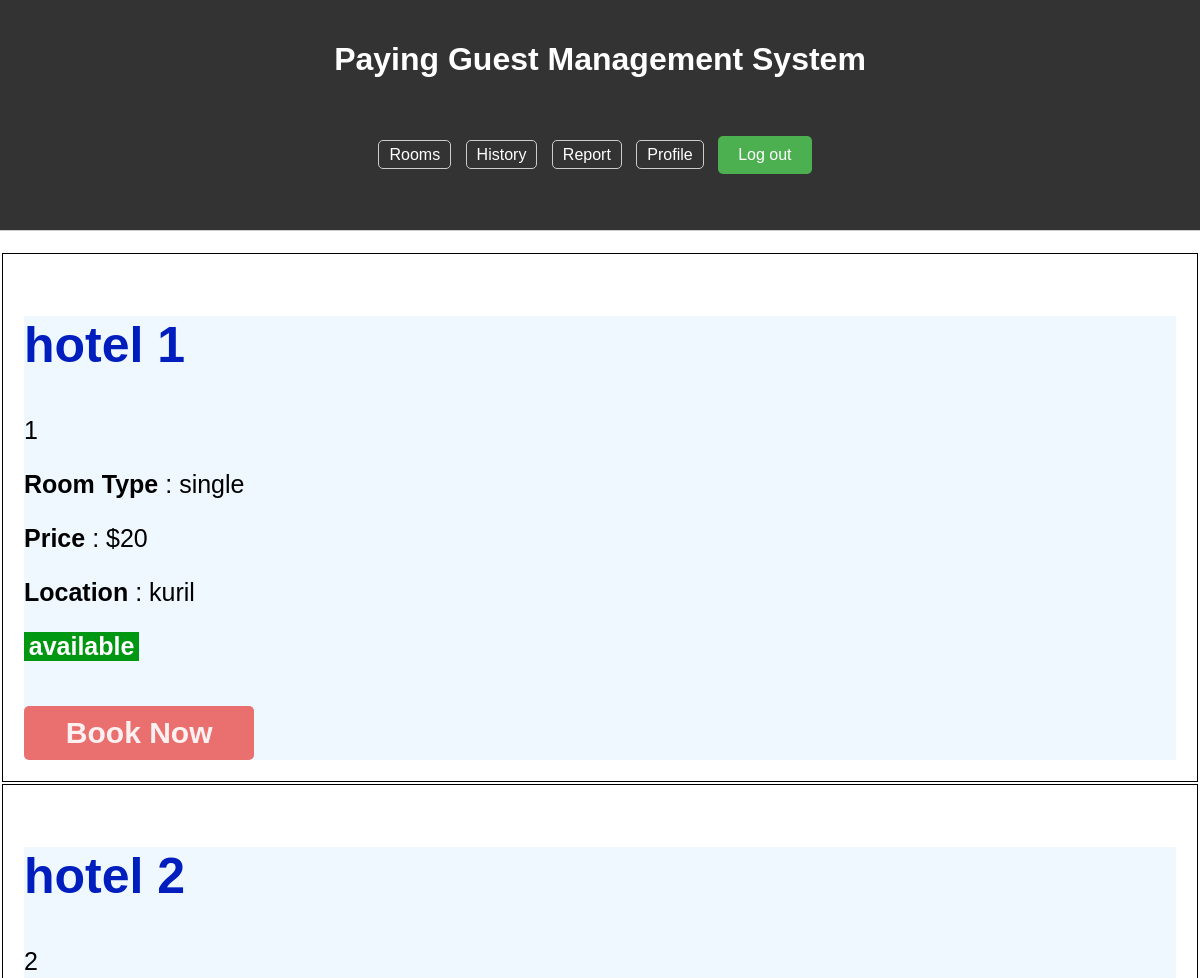
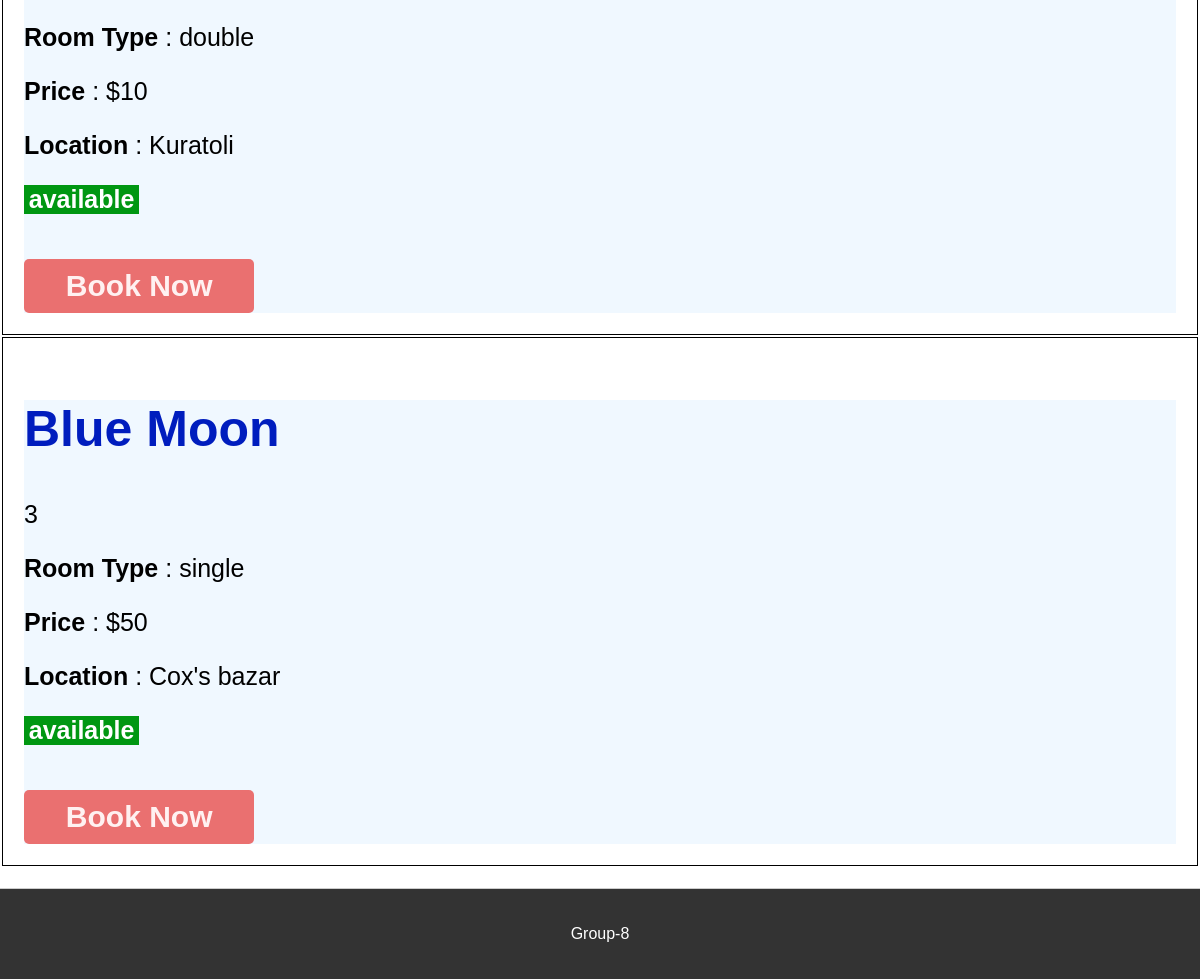
Screenshot of /Guest/view/dashboardView.php (signed in) with the database file from the repository (2 pictures, top to bottom).
### tables this page shows
CREATE TABLE `hotelroom` (
  `id` varchar(20) NOT NULL,
  `hotelName` varchar(200) NOT NULL,
  `roomType` varchar(50) NOT NULL,
  `price` varchar(50) NOT NULL,
  `hotelfacilities` varchar(400) NOT NULL,
  `hotelLocation` varchar(200) NOT NULL,
  `roomStatus` varchar(20) NOT NULL,
  `bookedBy` varchar(50) NOT NULL,
  `complain` varchar(500) NOT NULL
);

### Guest/model/model.php (called while the page is built, shortened)
<?php
function getAllData(){
    $servername = "localhost";
    $username = "root";
    $password = "";
    $dbname = "project";
    $conn = new mysqli($servername, $username, $password, $dbname);
    $sql = "SELECT id, hotelName, roomType, price, hotelfacilities, hotelLocation, roomStatus, bookedBy FROM hotelroom";
    $result = $conn->query($sql);
    $arr1 = array();
    if ($result->num_rows > 0) {
        while ($row = $result->fetch_assoc()){
            array_push($arr1, $row);
        }
    }
    return $arr1;
}
?>

### Guest/view/dashboardView.php (the view, shortened to what this page needs)
<?php
require '../model/model.php';
$activeSection = isset($_GET['section']) ? $_GET['section'] : 'room';
?>
<!DOCTYPE html>
<html lang="en">
<head>
    <link rel="stylesheet" href="dashboardCSS.css">
</head>
<body>
    <header>
        <div class="container">
            <h1>Paying Guest Management System</h1>
            <nav>
                <ul>
                    <li><a href="?section=room">Rooms</a></li>
                    <li><a href="?section=history">History</a></li>
                    <li><a href="?section=report">Report</a></li>
                    <li><a href="?section=profile">Profile</a></li>
                    <li><a href="logout.php" id="logout-btn">Log out</a></li>
                </ul>
            </nav>
        </div>
    </header>
    <section id="room" <?php echo $activeSection == 'room' ? 'class="active"' : ''; ?>>
        <div class="container1" id = "room">
            <table class="table">
                <?php
                    $arr2 = getAllData();
                    for ($i = 0; $i < count($arr2); $i++){
                        echo "<tr>";
                            echo "<td>";
                                echo '<div class="data" style="background-color: aliceblue;">';
                                    echo '    <h2>' . $arr2[$i]["hotelName"] . '</h2>';
                                    echo '    <p>' . $arr2[$i]["id"] . '</p>';
                                    echo '    <p> <b>Room Type</b> : ' . $arr2[$i]["roomType"] . '</p>';
                                    echo '    <p> <b>Price</b> : ' . $arr2[$i]["price"] . '</p>';
                                    echo '    <p> <b>Location</b> : ' . $arr2[$i]["hotelLocation"] . '</p>';
                                    echo '    <p class="status">' . $arr2[$i]["roomStatus"] . '</p>';
                                    echo "<form action='../controller/bookRoomController.php' method='post'>
                                            <input type='hidden' name='id' value='" . $arr2[$i]["id"] . "'>
                                             <button>Book Now</button>" ."</form>";
                                echo '</div>';
                            echo "</td>";
                        echo "</tr>";
                    }
                ?>
            </table>
        </div>
    </section>
    <footer>
        <div class="container">
            <p>Group-8</p>
        </div>
    </footer>
</body>
</html>

### Guest/view/dashboardCSS.css (style rules this page uses)
body { font-family: Arial, sans-serif; margin: 0; padding: 0; }
.container { width: 80%; margin: 0 auto; }
.container1 .table { width: 100%; border-style: none }
.container1 .data { text-align: left; }
.container1 .data h2 { color: #001dbe; font-size: 50px; }
.container1 .table .data .status { width: 10%; background-color: #009712; color: #ffffff; font-weight: bold; text-align: center; }
.container1 .table .data button { font-size: 30px; font-weight: bold; text-align: center; width: 20%; background-color: #ea7070; color: #fff1f1; border: none; padding: 10px; border-radius: 5px; cursor: pointer; margin-top: 20px; }
header, nav, section, footer { padding: 20px 0; }
ul { list-style: none; padding: 0; }
header { background-color: #333; color: #fff; text-align: center; }
nav ul { text-align: center; }
nav ul li { display: inline; margin-right: 10px; }
nav ul li a { text-decoration: none; color: #fff; padding: 5px 10px; border: 1px solid #ccc; border-radius: 5px; }
section { border-top: 1px solid #ccc; border-bottom: 1px solid #ccc; display: none; }
section.active { display: block; }
.container .info .card table, th, td { border: 1px solid; background-color: #ffffff; }
footer { background-color: #333; color: #fff; text-align: center; }
#logout-btn { background-color: #4CAF50; color: white; padding: 10px 20px; text-align: center; text-decoration: none; display: inline-block; border-radius: 5px; border: none; cursor: pointer; transition: background-color 0.3s ease; }
.container .info .showForm table, th, td { border: 1px solid; background-color: #ffffff; margin-left: auto; margin-right: auto; }
.container .info .showForm th, td { font-size: 25px; padding: 21px; text-align: center; }

### rows the page displays
hotelroom: hotelName "hotel 1", id "1", roomType "single", price "$20", hotelLocation "kuril", roomStatus "available"
hotelroom: hotelName "hotel 2", id "2", roomType "double", price "$10", hotelLocation "Kuratoli", roomStatus "available"
hotelroom: hotelName "Blue Moon", id "3", roomType "single", price "$50", hotelLocation "Cox's bazar", roomStatus "available"
